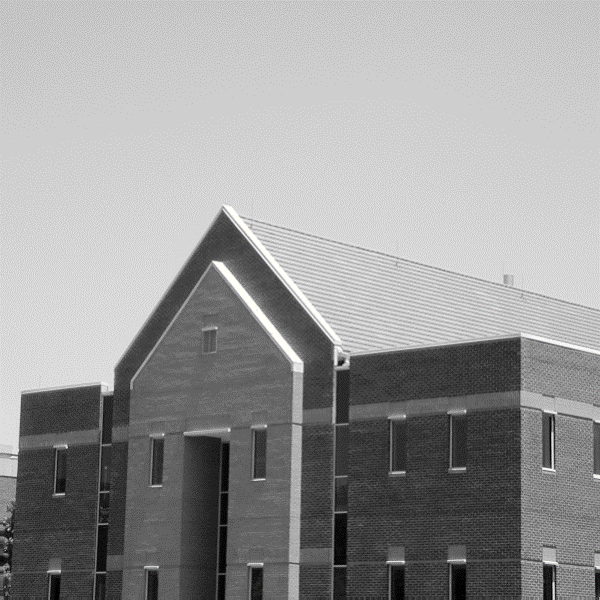
%> input picture 数字图像处理/lab3/room.tif, 600 x 600 px
$ octave lab3_example.m   (GNU Octave 9; MATLAB toolbox functions it lacks are replaced by stand-ins)
%> lines starting %> are read from the running program, lines starting %| are printed output that depends on the picture
### 数字图像处理/lab3/gscale.m
function g=gscale(f,varargin)
if length(varargin)==0
    method='full8';
else method=varargin{1};
end
if strcmp(class(f),'double') & (max(f(:))>1 || min(f(:))<0)
    f=mat2gray(f);
end
switch method
    case 'full8'
        g=im2uint8(mat2gray(double(f)));
    case 'full16'
        g=im2uint16(mat2gray(double(f)));
    case 'minmax'
        low = varargin{2};
        high = varargin{3};
        if low>1 || low<0 || high>1 || high<0
            error('Parameters low and high must be in the range [0,1]')
        end
        if strcmp(class(f),'double')
            low_in=min(f(:));
            high_in=max(f(:));
        elseif strcmp(class(f),'uint8')
            low_in=double(min(f(:)))./255;
            high_in=double(max(f(:)))./255;
        elseif strcmp(class(f),'uint16')
            low_in=double(min(f(:)))./65535;
            high_in=double(max(f(:)))./65535;
        end
        g=imadjust(f,[low_in high_in],[low high]);
    otherwise
        error('Unknown method')
end

### 数字图像处理/lab3/paddedsize.m
function PQ = paddedsize(AB, CD, PARAM)
% [10 lines of commented-out code are left out]

if nargin == 1
    PQ = 2 * AB;
elseif nargin == 2 & ~ischar(CD)
    PQ = AB + CD -1;
    PQ = 2 * ceil(PQ / 2);  % ceil（N）返回比N大的最小整数，为了避免出现奇数，因为处理偶数数组快
elseif nargin == 2
    m = max(AB);
    P = 2 ^ nextpow2(2 * m);  % nextpow2（N）返回第一个P，使得2. ^ P> = abs（N）。
    % 对于FFT运算，找到最接近两个序列长度的2 的幂次方通常很有用。
    PQ = [P, P];
elseif nargin == 3
    m = max([AB CD]);
    P = 2 ^ nextpow2(2 * m);
    PQ = [P, P];
else
    error('Wrong number of input')
end

### 数字图像处理/lab3/dftfilt.m
function g = dftfilt(f,H)
% 此函数可接受输入图像和一个滤波函数，可处理所有的
% 滤波细节并输出经滤波和剪切后的图像
% 将此.m文件保存在一个文件夹
% file->set path->add with subfolder
% 将你函数所在文件夹添加到搜索路径
% save就可以将其添加到你的函数库了
F=fft2(f,size(H,1),size(H,2));
g=real(ifft2(H.*F));
g=g(1:size(f,1),1:size(f,2));

### 数字图像处理/lab3/dftuv.m
function [ U,V ] = dftuv( M, N )
%DFTUV 实现频域滤波器的网格函数
%   Detailed explanation goes here
u = 0:(M - 1);
v = 0:(N - 1);
idx = find(u > M/2); %找大于M/2的数据
u(idx) = u(idx) - M; %将大于M/2的数据减去M
idy = find(v > N/2);
v(idy) = v(idy) - N;
[V, U] = meshgrid(v, u);

end

### 数字图像处理/lab3/hpfilter.m
function H = hpfilter(type, M, N, D0, n)
% LPFILTER Computes frequency domain highpass filters
%   H = HPFILTER(TYPE, M, N, D0, n) creates the transfer function of a
%   highpass filter, H, of the specified TYPE and size (M-by-N). To view the
%   filter as an image or mesh plot, it should be centered using H =
%   fftshift(H)
%   Valid value for TYPE, D0, and n are:
%   'ideal' Ideal highpass filter with cutoff frequency D0. n need not be
%           supplied. D0 must be positive.
%   'btw'   Butterworth highpass filter of order n, and cutoff D0. The
%           default value for n is 1.0. D0 must be positive.
%   'gaussian'Gaussian highpass filter with cutoff (standard deviation) D0.
%           n need not be supplied. D0 must be positive.
% The transfer function Hhp of highpass filter is 1 - Hlp, where Hlp is the
% transfer function of the corresponding lowpass filter. Thus, we can use
% function lpfilter to generate highpass filters.
%
% 计算给定类型（理想、巴特沃兹、高斯）的频域高通滤波器

% Use function dftuv to set up the meshgrid arrays needed for computing the
% required distances.
if nargin == 4
    n = 1;
end
Hlp = lpfilter(type, M, N, D0, n);
H = 1 - Hlp;

### 数字图像处理/lab3/lpfilter.m
function [ H, D ] = lpfilter( type,M,N,D0,n )
%LPFILTER creates the transfer function of a lowpass filter.
%   Detailed explanation goes here

%use function dftuv to set up the meshgrid arrays needed for computing
%the required distances.
[U, V] = dftuv(M,N);

%compute the distances D(U,V)
D = sqrt(U.^2 + V.^2);

%begin filter computations
switch type
    case 'ideal'
        H = double(D <= D0);
    case 'btw'
        if nargin == 4
            n = 1;
        end
        H = 1./(1+(D./D0).^(2*n));
    case 'gaussian'
        H = exp(-(D.^2)./(2*(D0^2)));
    otherwise
        error('Unkown filter type');

end

### 数字图像处理/lab3/lab3_example.m
f=imread('room.tif');
%> f: size 600x600 uint8; min 0, max 254, mean 18.8
F=fft2(f);             %对图像进行傅立叶变换

%对变换后图像进行队数变化，并对其坐标平移，使其中心化
S=fftshift(log(1+abs(F)));
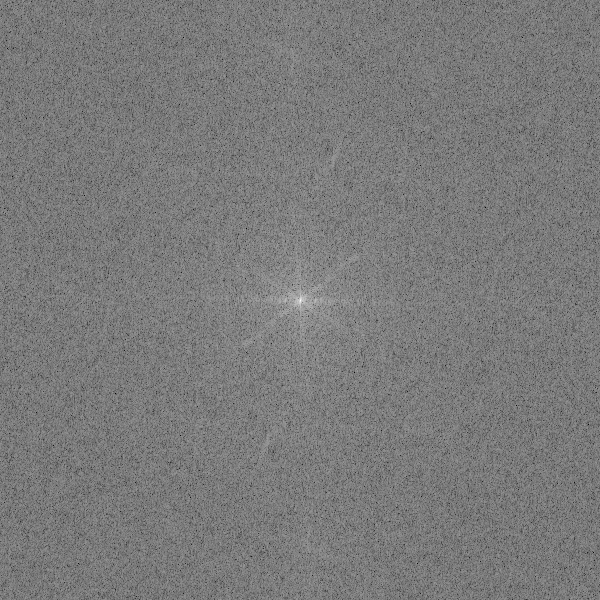
%> S: size 600x600 double; min 4.6, max 15.73, mean 9.96; drawn with min black and max white
S=gscale(S);             %将频谱图像标度在0-256的范围内
imshow(S)              %显示频谱图像
h=fspecial('sobel');        %产生空间‘sobel’模版
freqz2(h)               %查看相应频域滤波器的图像
PQ=paddedsize(size(f));   %产生滤波时所需大小的矩阵
%> PQ = [1200 1200]
H=freqz2(h,PQ(1),PQ(2)); %产生频域中的‘sobel’滤波器
H1=ifftshift(H);         %重排数据序列，使得原点位于频率矩阵的左上角
imshow(abs(H),[])       %以图形形式显示滤波器
figure,imshow(abs(H1),[])
gs=imfilter(double(f),h);  %用模版h进行空域滤波
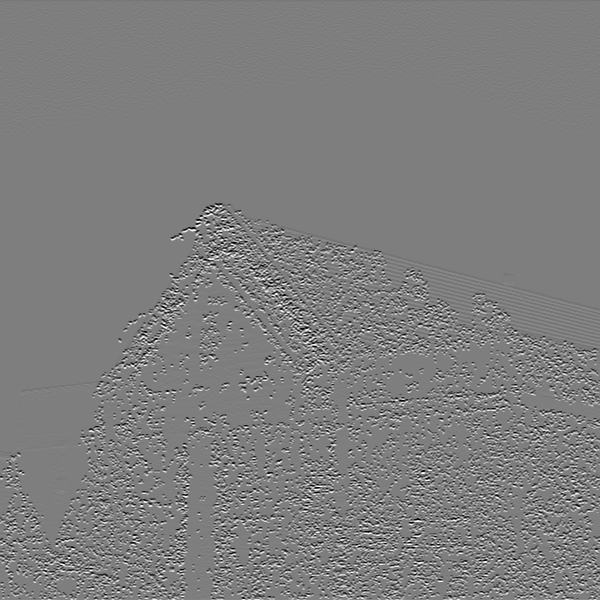
%> gs: size 600x600 double; min -971, max 983, mean -0.2; drawn with min black and max white
gf=dftfilt(f,H1);         %用滤波器对图像进行频域滤波
figure,imshow(gs,[])
figure,imshow(gf,[])
figure,imshow(abs(gs),[])
%> after `imshow(abs(gs),[])`:
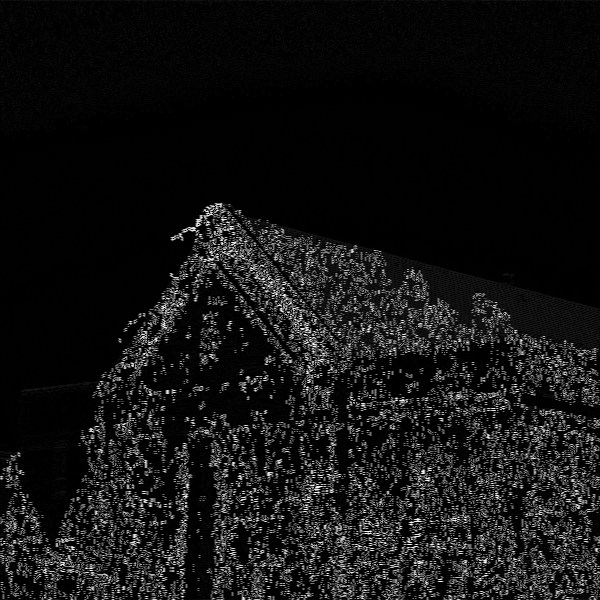
%> displayed picture: size 600x600, on the screen's scale of 0 to 255; min 0, max 255, mean 19.5
figure,imshow(abs(gf),[])

f=imread('number.tif');   %读取图片
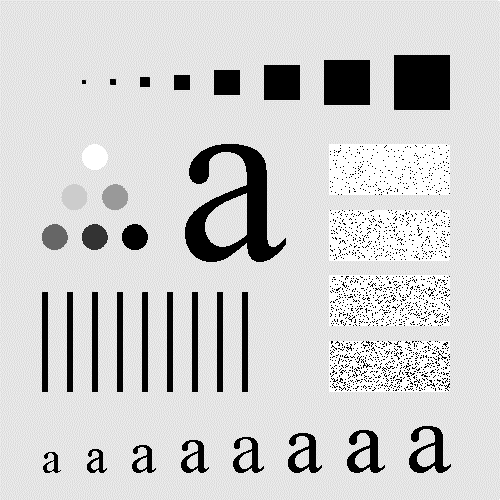
%> input picture 数字图像处理/lab3/number.tif, 500 x 500 px
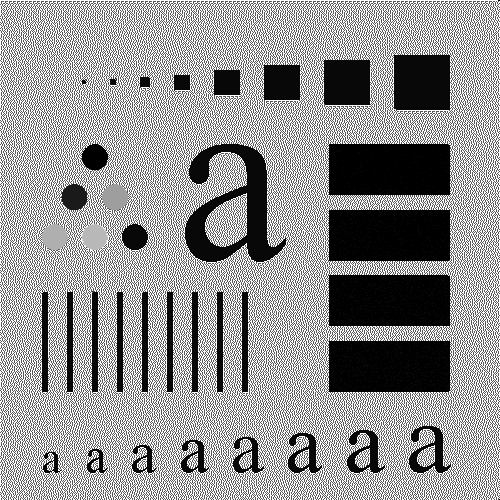
%> f: size 500x500 uint8; min 1, max 30, mean 18; drawn with min black and max white
PQ=paddedsize(size(f));  %产生滤波时所需大小的矩阵
%> PQ = [1000 1000]
D0=0.05*PQ(1);        %设定高斯高通滤波器的阈值
%> D0 = 50
H=hpfilter('gaussian',PQ(1),PQ(2),D0);    %产生高斯高通滤波器
g=dftfilt(f,H);                        %对图像进行滤波
%> in dftfilt (call 2), `g=real(ifft2(H.*F));`:
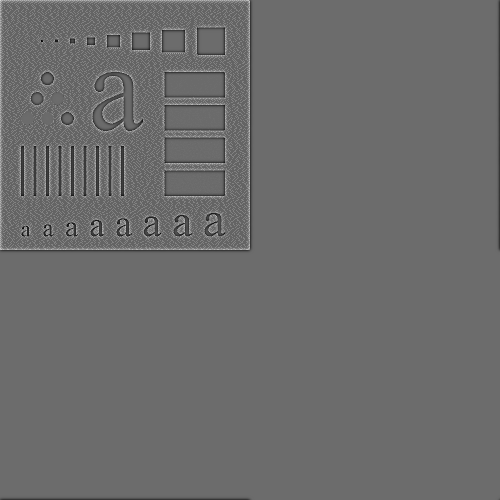
%> g: size 1000x1000 double (shown at 1/2 size); min -17.02, max 23.16, mean 0; drawn with min black and max white
%> in dftfilt (call 2), `g=g(1:size(f,1),1:size(f,2));`:
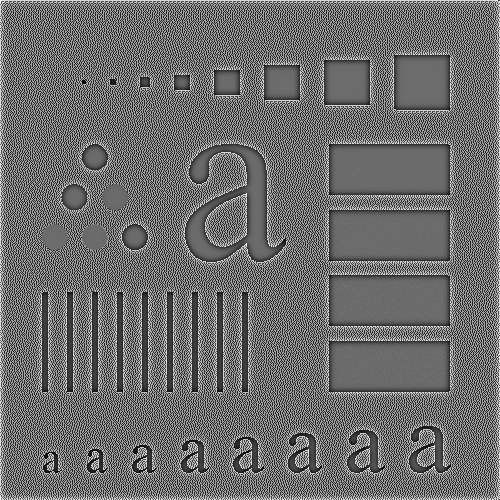
%> g: size 500x500 double; min -17.02, max 23.16, mean 0.2; drawn with min black and max white
figure,imshow(f)                      %显示原图像
figure,imshow(g,[])                    %显示滤波后图像
